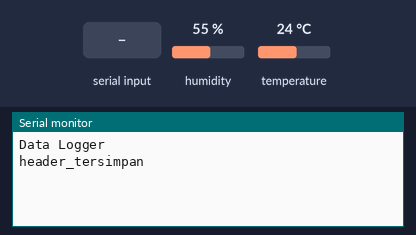
This sketch was run on a simulated Arduino Uno, built with avr-gcc and run on an emulated ATmega328P. Shown: the last lines printed to the serial monitor. Inputs (shaded band) come from the test bench; at power-on: humidity 55 %, temperature 24 °C. Storage starts empty; random numbers use the default seed unless the sketch sets one.

Above: at 1.2 s.
1.3 s: "1" received over Serial
At 2.5 s:
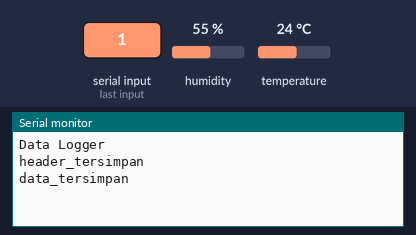
2.8 s: "2" received over Serial
At 4.0 s:
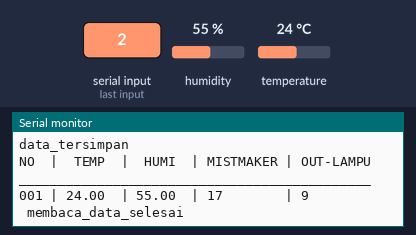
4.3 s: "3" received over Serial
At 5.0 s:
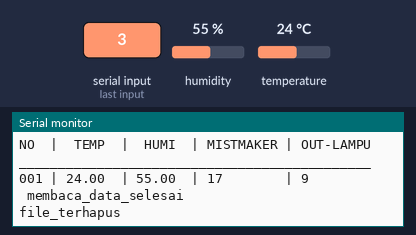
5.8 s: "2" received over Serial
At 6.3 s:
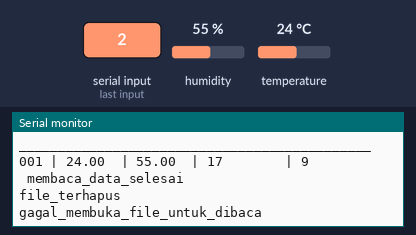
7.3 s: "3" received over Serial
At 8.5 s:
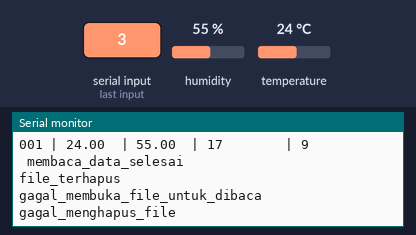

The sketch:

SDCARD.ino
```cpp
#include <SPI.h>
#include <SD.h>
#include <DHT.h>

#define DHT_PIN 8
#define DHT_TYPE DHT11
#define SD_CS_PIN 4

DHT dht(DHT_PIN, DHT_TYPE);

File data_file;
int data_number = 1;

unsigned long previous_millis = 0;
const unsigned long interval = 1000;

void setup() {
  Serial.begin(9600);
  Serial.println("Data Logger");

  if (!SD.begin(SD_CS_PIN)) {
    Serial.println("gagal_menginisialisasi_sd_card");
    return;
  }

  dht.begin();

  data_file = SD.open("datalog.txt", FILE_WRITE);

  if (data_file) {
    data_file.println("NO  |  TEMP  |  HUMI  | MISTMAKER | OUT-LAMPU");
    data_file.println("_____________________________________________");
    data_file.close();
    Serial.println("header_tersimpan");
  } else {
    Serial.println("gagal_membuka_file");
  }
}

void loop() {
  if (Serial.available()) {
    char cmd = Serial.read();
    if (cmd == '1')
      write_data_to_file();
    else if (cmd == '2')
      read_data_from_file();
    else if (cmd == '3')
      delete_file();
  }
}

void write_data_to_file()
{
  float humidity = dht.readHumidity();
  float temperature = dht.readTemperature();

  if (isnan(humidity) || isnan(temperature)) {
    Serial.println("gagal_membaca_sensor_dht");
    return;
  }

  int mistmaker_value = random(10, 20);
  int lamp_value = random(0, 10);

  data_file = SD.open("datalog.txt", FILE_WRITE);

  if (data_file)
  {
    if (data_number > 100)
    {
      data_file.println("---------------------------------------------");
      data_file.println();
      data_file.println("NO  |  TEMP  |  HUMI  | MISTMAKER | OUT-LAMPU");
      data_file.println("_____________________________________________");
      data_number = 1;
    }
    data_file.print(format_number(data_number, 3));
    data_file.print(" | ");
    data_file.print(temperature);
    data_file.print("  | ");
    data_file.print(humidity);
    data_file.print("  | ");
    data_file.print(mistmaker_value);
    data_file.print("        | ");
    data_file.println(lamp_value);
    data_file.close();
    Serial.println("data_tersimpan");
    data_number++;
  }
  else
    Serial.println("gagal_membuka_file");
}


void read_data_from_file()
{
  data_file = SD.open("datalog.txt", FILE_READ);
  if (data_file)
  {
    Serial.println();
    while (data_file.available())
    {
      Serial.write(data_file.read());
    }

    data_file.close();
    Serial.println("\n membaca_data_selesai");
  }
  else
    Serial.println("gagal_membuka_file_untuk_dibaca");
}
void delete_file()
{
  if (SD.remove("datalog.txt"))
    Serial.println("file_terhapus");
  else
    Serial.println("gagal_menghapus_file");
}

String format_number(int number, int width)
{
  String result = String(number);
  while (result.length() < width) result = "0" + result;
  return result;
}
```

Measured:
- after the input at 1.3 s, the serial monitor: prints a new line at once (image 1)
- after the input at 2.8 s, the serial monitor: prints a new line at once (image 2)
- after the input at 4.3 s, the serial monitor: prints a new line at once (image 3)
- after the input at 5.8 s, the serial monitor: prints a new line at once (image 4)
- after the input at 7.3 s, the serial monitor: prints a new line at once (image 5)
